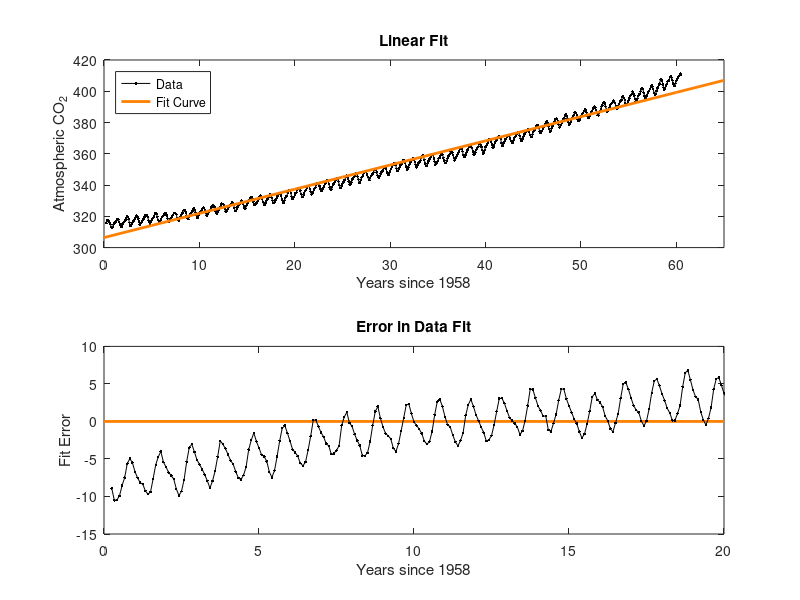
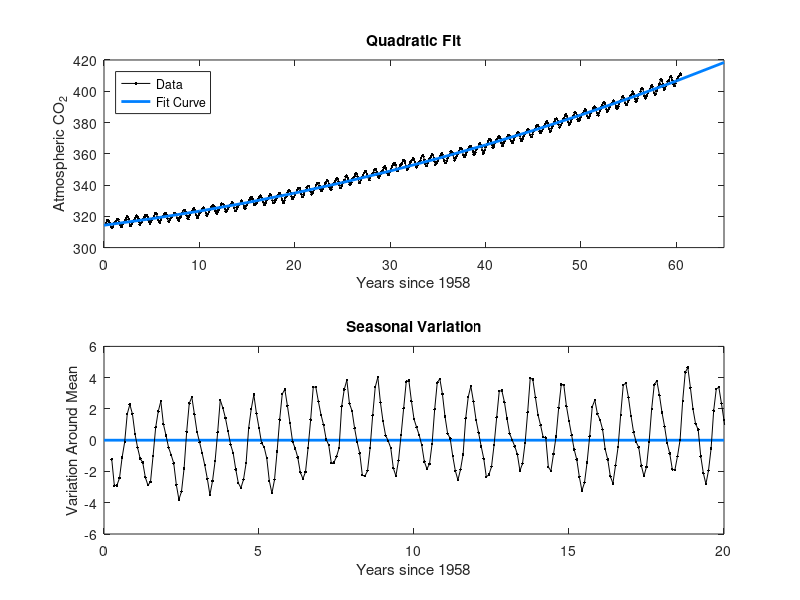
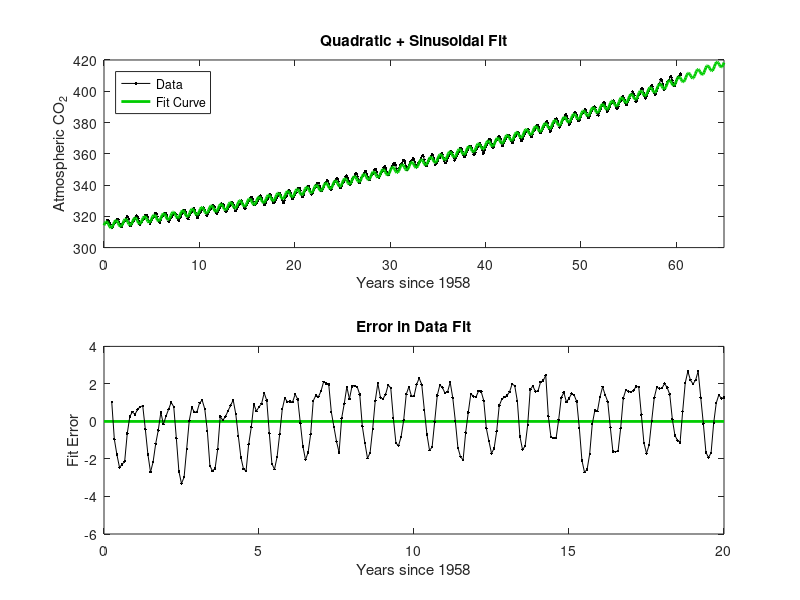
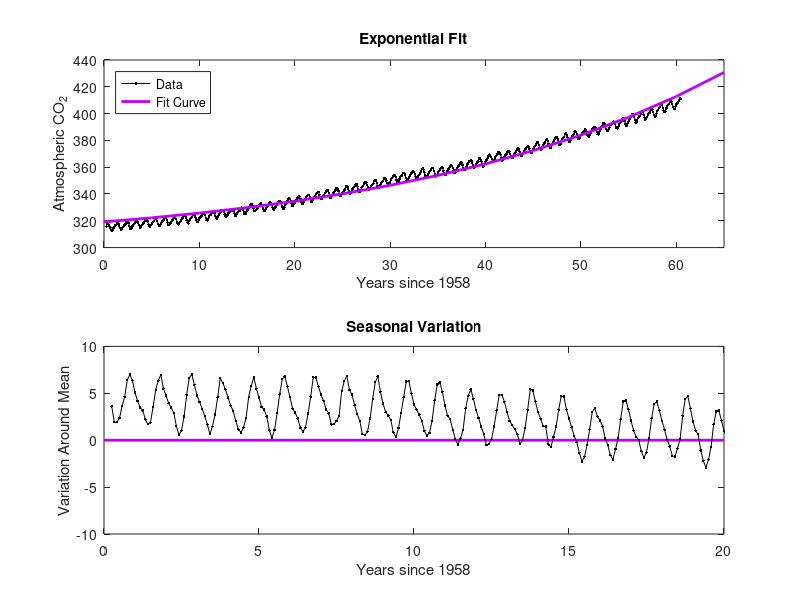

MATLAB code for these plots, in order:
clear; close all; clc;
load('CO2_data.mat');

%% Problem 1
sum_t = sum(t);
M_fitlinear = [sum(t .^ 2), sum_t; sum_t, length(t)];
b_fitlinear = [sum(t .* y); sum(y)];
coeffs_fitlinear = M_fitlinear \ b_fitlinear;

save('A1.dat', 'M_fitlinear', '-ascii');
save('A2.dat', 'b_fitlinear', '-ascii');
save('A3.dat', 'coeffs_fitlinear', '-ascii');

%% Problem 2
y_fitlinear = @(t) coeffs_fitlinear(1) * t + coeffs_fitlinear(2);

figure(1);
subplot(2, 1, 1);
hold on
title('Linear Fit');
plot(t, y, 'k.', 'MarkerSize', 6, 'LineStyle', '-');
set(gca, 'box', 'on');
% Don't need as many points
plot(0:5:65, y_fitlinear(0:5:65), 'Color', [1, 0.5, 0], 'LineWidth', 2);
set(gca, 'box', 'on');
legend('Data', 'Fit Curve', 'Location', 'northwest');
xlabel('Years since 1958');
xlim([0, 65]);
ylabel('Atmospheric CO_2');

subplot(2, 1, 2);
hold on
title('Error in Data Fit');
plot(0:20, zeros(1, 21), 'Color', [1, 0.5, 0], 'LineWidth', 2);
plot(t, y_fitlinear(t) - y, 'k.', 'MarkerSize', 6, 'LineStyle', '-');
set(gca, 'box', 'on');
xlabel('Years since 1958');
xlim([0, 20]);
ylabel('Fit Error');

print(gcf, '-dpng', 'co2_fit_linear.png');

%% Problem 3
sums = [sum(t), sum(t .^ 2), sum(t .^ 3), sum(t .^ 4)];
M_fitquadratic = [sums(4), sums(3), sums(2);
                  sums(3), sums(2), sums(1);
                  sums(2), sums(1), length(t)];
b_fitquadratic = [sum((t .^ 2) .* y); sum(t .* y); sum(y)];
coeffs_fitquadratic = M_fitquadratic \ b_fitquadratic;

save('A4.dat', 'M_fitquadratic', '-ascii');
save('A5.dat', 'b_fitquadratic', '-ascii');
save('A6.dat', 'coeffs_fitquadratic', '-ascii');

%% Problem 4
y_fitquadratic = @(t) coeffs_fitquadratic(1) * (t .^ 2) + ...
    coeffs_fitquadratic(2) * t + coeffs_fitquadratic(3);

figure(2);
subplot(2, 1, 1);
hold on
title('Quadratic Fit');
plot(t, y, 'k.', 'MarkerSize', 6, 'LineStyle', '-');
set(gca, 'box', 'on');
% Don't need as many points
plot(0:5:65, y_fitquadratic(0:5:65), 'Color', [0, 0.5, 1], 'LineWidth', 2);
set(gca, 'box', 'on');
legend('Data', 'Fit Curve', 'Location', 'northwest');
xlabel('Years since 1958');
xlim([0, 65]);
ylabel('Atmospheric CO_2');

subplot(2, 1, 2);
hold on
title('Seasonal Variation');
plot(0:20, zeros(1, 21), 'Color', [0, 0.5, 1], 'LineWidth', 2);
plot(t, y_fitquadratic(t) - y, 'k.', 'MarkerSize', 6, 'LineStyle', '-');
set(gca, 'box', 'on');
xlabel('Years since 1958');
xlim([0, 20]);
ylabel('Variation Around Mean');

print(gcf, '-dpng', 'co2_fit_quad.png');

%% Problem 5
sums = [sum(t), sum(t .^ 2), sum(t .^ 3), sum(t .^ 4), ...
        sum(sin(2 * pi .* t)), sum(sin(2 * pi .* t) .* t), sum(sin(2 * pi .* t) .* (t .^ 2))];
M_fitquadsinu = [sums(4), sums(3), sums(2), sums(7);
                 sums(3), sums(2), sums(1), sums(6);
                 sums(2), sums(1), length(t), sums(5);
                 sums(7), sums(6), sums(5), sum(sin(2 * pi .* t) .^ 2)];
b_fitquadsinu = [sum((t .^ 2) .* y); sum(t .* y); sum(y); sum(sin(2 * pi .* t) .* y)];
coeffs_fitquadsinu = M_fitquadsinu \ b_fitquadsinu;

save('A7.dat', 'M_fitquadsinu', '-ascii');
save('A8.dat', 'b_fitquadsinu', '-ascii');
save('A9.dat', 'coeffs_fitquadsinu', '-ascii');

%% Problem 6
y_fitquadsinu = @(t) coeffs_fitquadsinu(1) * (t .^ 2) + ...
    coeffs_fitquadsinu(2) * t + coeffs_fitquadsinu(3) + ...
    coeffs_fitquadsinu(4) * sin(2 * pi * t);
y_fitquadsinu_values = y_fitquadsinu(t);

figure(3);
subplot(2, 1, 1);
hold on
title('Quadratic + Sinusoidal Fit');
plot(t, y, 'k.', 'MarkerSize', 6, 'LineStyle', '-');
set(gca, 'box', 'on');
plot(0:0.1:65, y_fitquadsinu(0:0.1:65), 'Color', [0, 0.8, 0], 'LineWidth', 2);
set(gca, 'box', 'on');
legend('Data', 'Fit Curve', 'Location', 'northwest');
xlabel('Years since 1958');
xlim([0, 65]);
ylabel('Atmospheric CO_2');

subplot(2, 1, 2);
hold on
title('Error in Data Fit');
plot(0:20, zeros(1, 21), 'Color', [0, 0.8, 0], 'LineWidth', 2);
plot(t, y_fitquadsinu_values - y, 'k.', 'MarkerSize', 6, 'LineStyle', '-');
set(gca, 'box', 'on');
xlabel('Years since 1958');
xlim([0, 20]);
ylabel('Fit Error');

print(gcf, '-dpng', 'co2_fit_quadsinu.png');

%% Problem 7
exponential_fit = @(A, B, C, x) exp(A * (x - B)) + C;
exponential_fit_error = @(params) 1/2 * sum((exponential_fit(params(1), params(2), params(3), t) - y) .^ 2);
guess = [0.03, -100, 300];
opts = optimset('MaxFunEvals', 3000, 'MaxIter', 2000); % push it, push it, to the limit, limit
p_bestfit = fminsearch(exponential_fit_error, guess).';

A = p_bestfit(1);
B = p_bestfit(2);
C = p_bestfit(3);

averages = [exponential_fit(A, B, C, -58);
            exponential_fit(A, B, C, 0);
            exponential_fit(A, B, C, 62)];
        
save('A10.dat', 'p_bestfit', '-ascii');
save('A11.dat', 'averages', '-ascii');

%% Problem 8
y_fitexp = @(t) exponential_fit(A, B, C, t);

figure(4);
subplot(2, 1, 1);
hold on
title('Exponential Fit');
plot(t, y, 'k.', 'MarkerSize', 6, 'LineStyle', '-');
set(gca, 'box', 'on');
% Don't need as many points
plot(0:5:65, y_fitexp(0:5:65), 'Color', [0.75, 0, 1], 'LineWidth', 2);
set(gca, 'box', 'on');
legend('Data', 'Fit Curve', 'Location', 'northwest');
xlabel('Years since 1958');
xlim([0, 65]);
ylabel('Atmospheric CO_2');

subplot(2, 1, 2);
hold on
title('Seasonal Variation');
plot(0:20, zeros(1, 21), 'Color', [0.75, 0, 1], 'LineWidth', 2);
plot(t, y_fitexp(t) - y, 'k.', 'MarkerSize', 6, 'LineStyle', '-');
set(gca, 'box', 'on');
xlabel('Years since 1958');
xlim([0, 20]);
ylabel('Variation Around Mean');

print(gcf, '-dpng', 'co2_fit_exp.png');

%% Problem 9
exposoid_fit = @(A, B, C, D, E, F, x) exp(A * (x - B)) + C + D * sin(E * (x - F));
exposoid_fit_error = @(params) 1/2 * sum((exposoid_fit(params(1), ...
    params(2), params(3), params(4), params(5), params(6), t) - y) .^ 2);
guess = [0.03, -100, 300, 3, 2 * pi, 0];
p_bestfit = fminsearch(exposoid_fit_error, guess, opts).';

A = p_bestfit(1);
B = p_bestfit(2);
C = p_bestfit(3);
D = p_bestfit(4);
E = p_bestfit(5);
F = p_bestfit(6);
y_fitexposoid = @(x) exposoid_fit(A, B, C, D, E, F, x);

levels_each_month = y_fitexposoid(2020 - 1958 + (0:11).' / 12);

save('A12.dat', 'p_bestfit', '-ascii');
save('A13.dat', 'levels_each_month', '-ascii');

%% Problem 10
y_fitexposoid_values = y_fitexposoid(t);

figure(5);
subplot(2, 1, 1);
hold on
title('Exponential + Sinusoidal Fit');
plot(t, y, 'k.', 'MarkerSize', 6, 'LineStyle', '-');
set(gca, 'box', 'on');
plot(0:0.1:65, y_fitquadsinu(0:0.1:65), 'Color', [1, 0, 0.25], 'LineWidth', 2);
set(gca, 'box', 'on');
legend('Data', 'Fit Curve', 'Location', 'northwest');
xlabel('Years since 1958');
xlim([0, 65]);
ylabel('Atmospheric CO_2');

subplot(2, 1, 2);
hold on
title('Error in Data Fit');
plot(0:20, zeros(1, 21), 'Color', [1, 0, 0.25], 'LineWidth', 2);
plot(t, y_fitexposoid_values - y, 'k.', 'MarkerSize', 6, 'LineStyle', '-');
set(gca, 'box', 'on');
xlabel('Years since 1958');
xlim([0, 20]);
ylabel('Fit Error');

print(gcf, '-dpng', 'co2_fit_expsinu.png');